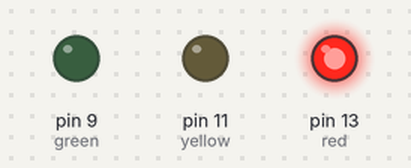
The sketch below on a simulated Arduino Uno, built with avr-gcc and run on an emulated ATmega328P. Parts: output pins drawn as LEDs (lit = HIGH).

Above: at 1.5 s.
At 3.5 s:
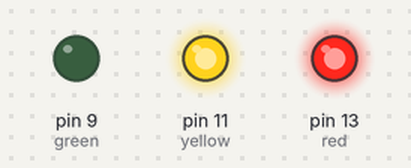
At 5.5 s:
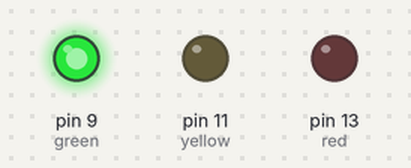
At 7.5 s:
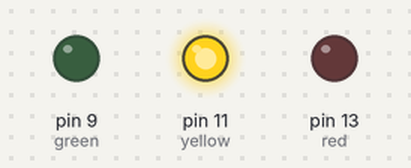
Timing chart, 0 to 10.4 s (numbered marks = the images above):
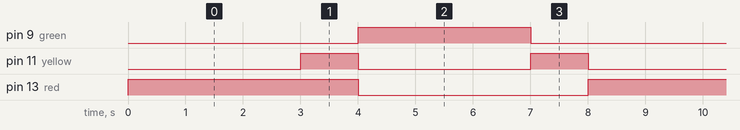

The sketch:

Liikennevalot.ino
```cpp
int red = 13;
int yellow = 11;
int green = 9;

void setup() {
  pinMode(red, OUTPUT);
  pinMode(yellow, OUTPUT);
  pinMode(green, OUTPUT);
}

void loop() {

  // punainen
  digitalWrite(red, HIGH);
  digitalWrite(yellow, LOW);
  digitalWrite(green, LOW);
  delay(3000);

  // punainen + keltainen
  digitalWrite(red, HIGH);
  digitalWrite(yellow, HIGH);
  digitalWrite(green, LOW);
  delay(1000);

  // vihreä
  digitalWrite(red, LOW);
  digitalWrite(yellow, LOW);
  digitalWrite(green, HIGH);
  delay(3000);

  // keltainen
  digitalWrite(red, LOW);
  digitalWrite(yellow, HIGH);
  digitalWrite(green, LOW);
  delay(1000);
}
```

Measured:
- by itself, pin 9 (green): alternates HIGH for 3.0 s and LOW for 5.0 s
- by itself, pin 11 (yellow): alternates HIGH for 1.0 s and LOW for 3.0 s
- by itself, pin 13 (red): alternates HIGH for 4.0 s and LOW for 4.0 s
